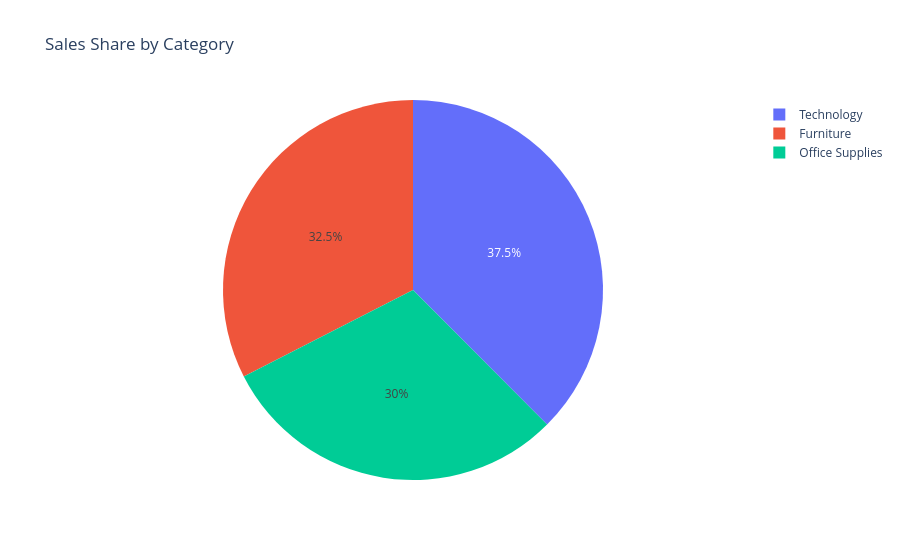

The cell this chart's notebook holds for it:
### Code cell
category_sales = df.groupby("Category")["Sales"].sum().reset_index()

fig = px.pie(
    category_sales,
    names="Category",
    values="Sales",
    title="Sales Share by Category"
)

fig.show()

### Figure 1 — Plotly figure (JSON) as saved in the notebook; plotly's stock layout.template omitted (floating-point values rounded to 4 significant figures)
{"data": [{"domain": {"x": [0, 1], "y": [0, 1]}, "hovertemplate": "Category=%{label}<br>Sales=%{value}<extra></extra>", "labels": ["Furniture", "Office Supplies", "Technology"], "legendgroup": "", "name": "", "showlegend": true, "type": "pie", "values": [4111000.0, 3787000.0, 4745000.0]}], "layout": {"legend": {"tracegroupgap": 0}, "title": {"text": "Sales Share by Category"}}}
